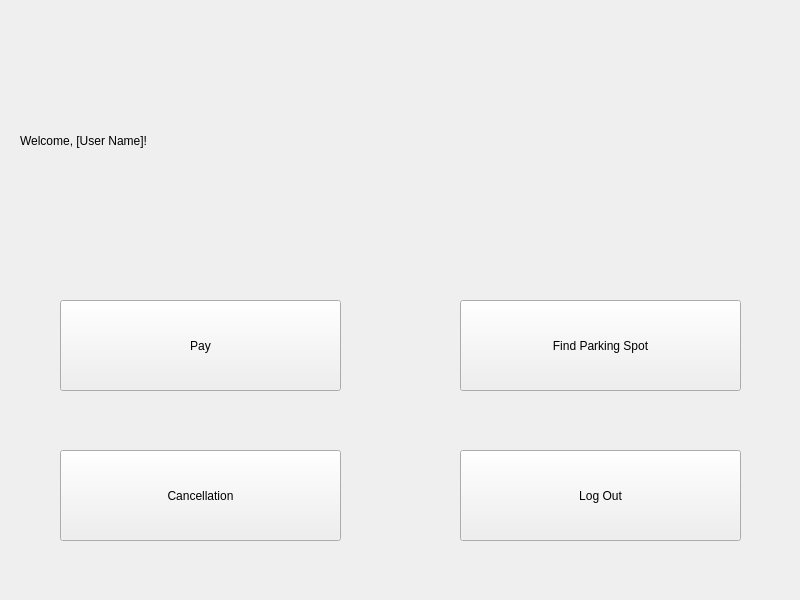
<?xml version="1.0" encoding="UTF-8"?>
<ui version="4.0">
 <class>Form</class>
 <widget class="QWidget" name="Form">
  <property name="geometry">
   <rect>
    <x>0</x>
    <y>0</y>
    <width>800</width>
    <height>600</height>
   </rect>
  </property>
  <property name="windowTitle">
   <string>Parking Dashboard</string>
  </property>
  <widget class="QLabel" name="welcomeLabel">
   <property name="geometry">
    <rect>
     <x>20</x>
     <y>20</y>
     <width>560</width>
     <height>241</height>
    </rect>
   </property>
   <property name="text">
    <string>Welcome, [User Name]!</string>
   </property>
  </widget>
  <widget class="QPushButton" name="payButton">
   <property name="geometry">
    <rect>
     <x>60</x>
     <y>300</y>
     <width>281</width>
     <height>91</height>
    </rect>
   </property>
   <property name="text">
    <string>Pay</string>
   </property>
  </widget>
  <widget class="QPushButton" name="findParkingButton">
   <property name="geometry">
    <rect>
     <x>460</x>
     <y>300</y>
     <width>281</width>
     <height>91</height>
    </rect>
   </property>
   <property name="text">
    <string>Find Parking Spot</string>
   </property>
  </widget>
  <widget class="QPushButton" name="cancelButton">
   <property name="geometry">
    <rect>
     <x>60</x>
     <y>450</y>
     <width>281</width>
     <height>91</height>
    </rect>
   </property>
   <property name="text">
    <string>Cancellation</string>
   </property>
  </widget>
  <widget class="QPushButton" name="logoutButton">
   <property name="geometry">
    <rect>
     <x>460</x>
     <y>450</y>
     <width>281</width>
     <height>91</height>
    </rect>
   </property>
   <property name="text">
    <string>Log Out</string>
   </property>
  </widget>
 </widget>
 <resources/>
 <connections/>
</ui>
